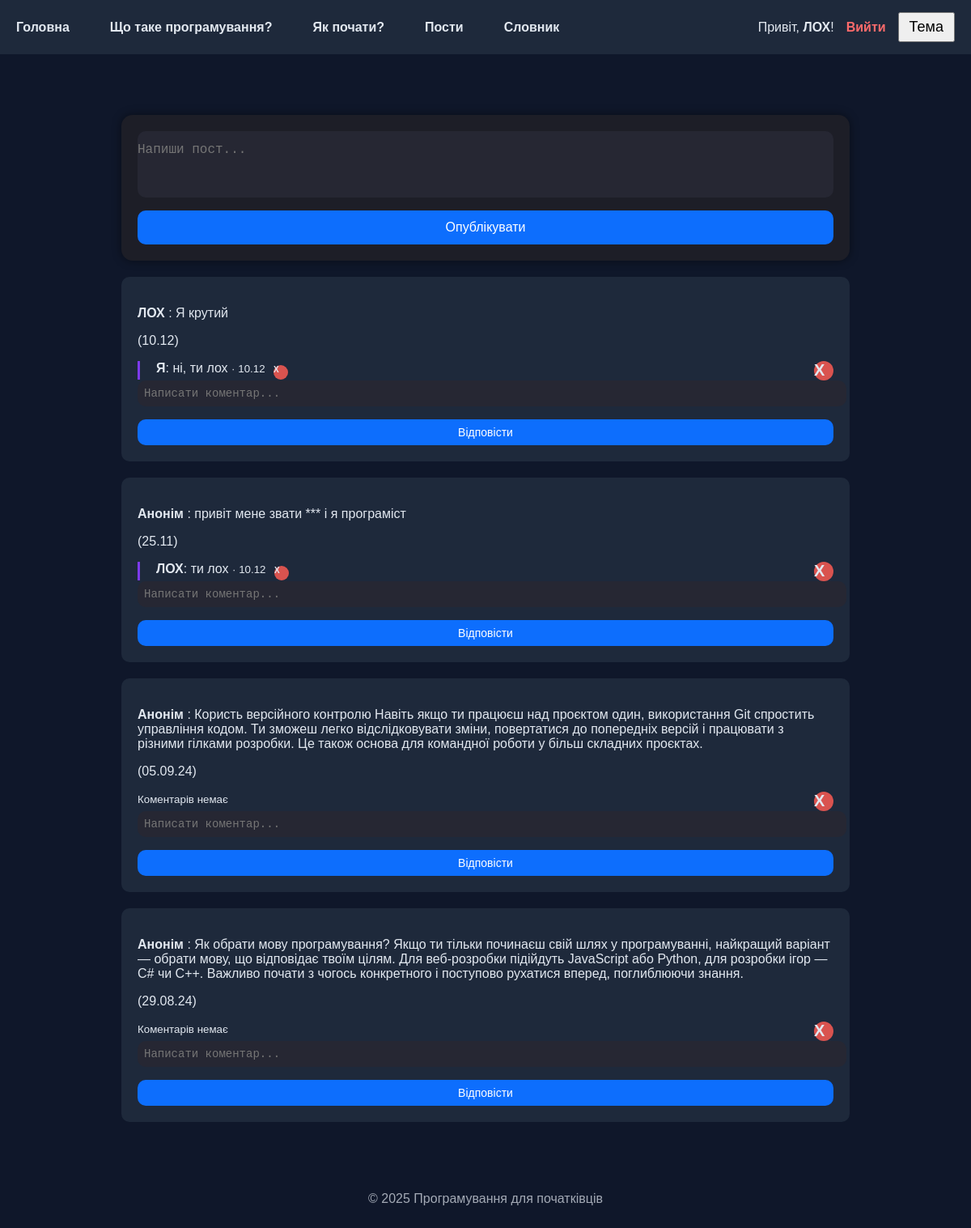
The page /category/1 (signed in) on the database its author committed.
### tables this page shows
CREATE TABLE users (
                id INTEGER PRIMARY KEY AUTOINCREMENT,
                username TEXT UNIQUE NOT NULL,
                password TEXT NOT NULL
            , is_admin INTEGER DEFAULT 0);

CREATE TABLE post(
	post_id INTEGER PRIMARY KEY AUTOINCREMENT,
	category_id INTEGER,
	text TEXT,
	datetime TEXT NOT NULL DEFAULT CURRENT_TIMESTAMP, user_id INTEGER REFERENCES users(id),
	
	FOREIGN KEY (category_id) REFERENCES category(category_id)
);

CREATE TABLE comment (
                id INTEGER PRIMARY KEY AUTOINCREMENT,
                post_id INTEGER NOT NULL,
                user_id INTEGER NOT NULL,
                text TEXT NOT NULL,
                date TIMESTAMP DEFAULT CURRENT_TIMESTAMP,
                FOREIGN KEY (post_id) REFERENCES post(post_id) ON DELETE CASCADE,
                FOREIGN KEY (user_id) REFERENCES users(id)
            );

### project/app.py (the view)
@app.route("/category/<int:id>", methods=["GET", "POST"])
@login_required
def category_detail(id):
    if request.method == "POST":
        text = request.form.get("text", "").strip()
        if text:
            db.add_post(id, text, session["user_id"])
        return redirect(f"/category/{id}")
    posts = db.get_posts_by_category(id)
    return render_template(
        "posts_lists.html",
        post_list=_prepare_posts(posts),
        category_page=True,
        category_id=id,
        category=db.get_category(id)
    )

### project/app.py (called while the page is built)
@app.template_filter('smartdate')
def smartdate_filter(value):
    if not value:
        return ""
    try:
        dt = datetime.strptime(str(value).split('.')[0], "%Y-%m-%d %H:%M:%S")
    except:
        return str(value)[:10]
    now = datetime.now()
    post_date = dt.date()
    today = now.date()
    if post_date == today:
        return dt.strftime("%H:%M")
    if post_date.year == now.year:
        return dt.strftime("%d.%m")
    return dt.strftime("%d.%m.%y")

def login_required(f):
    @wraps(f)
    def decorated_function(*args, **kwargs):
        if not session.get("user_id"):
            flash("Спочатку увійдіть в систему", "warning")
            return redirect(url_for("login"))
        return f(*args, **kwargs)
    return decorated_function

def _prepare_posts(posts):
    result = []
    for p in posts:
        user = db.get_user_by_id(p["user_id"]) if p["user_id"] else None
        comments = db.get_comments(p["post_id"])
        result.append({
            "post": p,
            "author": user["username"] if user else "Анонім",
            "is_author": p["user_id"] == session["user_id"],
            "is_admin": session.get("is_admin", False),
            "comments": comments
        })
    return result

### project/db.py (called while the page is built)
def _get_connection():
    conn = sqlite3.connect(DB_PATH)
    conn.row_factory = sqlite3.Row  # за бажанням: доступ по іменах полів
    return conn

def get_posts_by_category(category_id):
    with _get_connection() as conn:
        cur = conn.cursor()
        cur.execute("SELECT * FROM post WHERE category_id = ? ORDER BY datetime DESC", (category_id,))
        return cur.fetchall()

def get_category(category_id):
    with _get_connection() as conn:
        cur = conn.cursor()
        cur.execute("SELECT * FROM category WHERE category_id = ?", (category_id,))
        return cur.fetchone()

def get_comments(post_id):
    with _get_connection() as conn:
        cur = conn.cursor()
        cur.execute("""
            SELECT c.*, u.username
            FROM comment c
            JOIN users u ON c.user_id = u.id
            WHERE post_id = ?
            ORDER BY date
        """, (post_id,))
        return cur.fetchall()

def get_user_by_id(user_id):
    with _get_connection() as conn:
        cur = conn.cursor()
        cur.execute("SELECT username, is_admin FROM users WHERE id = ?", (user_id,))
        return cur.fetchone()

### project/templates/posts_lists.html (shortened to what this page needs)
{% extends "base.html" %}
{% block content %}
<div class="post-input">
    <form method="post">
        <textarea class="post-area" name="text" placeholder="Напиши пост..." rows="3"></textarea>
        <button type="submit" class="btn-post">Опублікувати</button>
    </form>
</div>
{% for item in post_list %}
    <div class="card card-list mb-4">
        <div class="card-body">
            <p><strong>{{ item.author }}</strong> : {{ item.post.text }}</p>
            <p class="text-muted small">({{ item.post.datetime|smartdate }})</p>
            <small class="text-muted">
                {% if item.is_author or item.is_admin %}
                    <a href="/post/delete/{{ item.post.post_id }}"
                       class="delete-btn"
                       onclick="return confirm('Видалити пост?')"
                       style="float:right">X</a>
                {% endif %}
            </small>
            <div class="comments mt-3">
                {% if item.comments %}
                    {% for c in item.comments %}
                        <div class="comment mb-2" style="padding-left: 20px; border-left: 3px solid var(--accent);">
                            <strong>{{ c.username }}</strong>: {{ c.text }}
                            <small class="text-muted">· {{ c.date|smartdate }}</small>
                            {% if c.user_id == session.user_id or session.is_admin %}
                                <a href="/comment/delete/{{ c.id }}"
                                   class="delete-btn"
                                   style="font-size:10px;width:18px;height:18px;display:inline-block">X</a>
                            {% endif %}
                        </div>
                    {% endfor %}
                {% else %}
                    <small class="text-muted">Коментарів немає</small>
                {% endif %}
                <form method="post" action="/comment/add" class="mt-3">
                    <textarea name="text" placeholder="Написати коментар..." rows="1" class="post-area"
                              style="font-size:14px;padding:8px;"></textarea>
                    <button type="submit" class="btn-post" style="font-size:14px;padding:8px 12px;">Відповісти</button>
                </form>
            </div>
        </div>
    </div>
{% endfor %}
{% endblock %}

### project/templates/base.html (shortened to what this page needs)
<!DOCTYPE html>
<html lang="uk" data-theme="dark">
<head>
    <link rel="stylesheet" href="{{ url_for('static', filename='style.css') }}">
</head>
<body>
<nav class="navbar">
    <a href="/">Головна</a>
    <a href="/about">Що таке програмування?</a>
    <a href="/learn">Як почати?</a>
    <a href="/categories_posts">Пости</a>
    <a href="/slovnyk">Словник</a>
    <div style="margin-left: auto; display: flex; align-items: center; gap: 15px;">
        {% if session.username %}
            <span>Привіт, <strong>{{ session.username }}</strong>!</span>
            <a href="{{ url_for('logout') }}" style="color: #ff6b6b;">Вийти</a>
        {% else %}
            <a href="{{ url_for('login') }}">Увійти</a>
            <a href="{{ url_for('register') }}">Реєстрація</a>
        {% endif %}
        <button id="themeToggle">Тема</button>
    </div>
</nav>
<div class="content">
    {% block content %}{% endblock %}
</div>
<footer>
    <p>© {{ 2025 }} Програмування для початківців</p>
</footer>
</body>
</html>

### project/static/style.css (style rules this page uses)
:root { --bg: #0f172a; --text: #e2e8f0; --card: #1e293b; --accent: #7c3aed; --a:#262733; --b:#1d1e27; }
body { margin: 0; background: var(--bg); color: var(--text); font-family: Arial, sans-serif; }
.navbar { padding: 15px 20px; display: flex; gap: 50px; align-items: center; background: var(--card); }
.navbar a { color: var(--text); font-weight: bold; text-decoration: none; }
#themeToggle { margin-left: auto; padding: 6px 12px; font-size: 18px; cursor: pointer; }
.content { max-width: 900px; margin: 30px auto; padding: 20px; }
.card { background: var(--card); padding: 20px; border-radius: 10px; margin-top: 20px; }
footer { text-align: center; padding: 20px; opacity: 0.7; }
.delete-btn { text-decoration: none; display: inline-flex; justify-content: center; align-items: center; width: 24px; height: 24px; background-color: #d9534f; color: white; border-radius: 50%; font-weight: bold; font-size: 14px; transition: 0.2s; margin-left: 6px; }
.card-list a { color: var(--text); text-decoration: none; font-size: 20px; display: inline-block; transition: transform 0.25s ease, color 0.25s ease; }
a { transition: transform 0.2s ease, color 0.2s ease; }
.post-input { background: var(--b); padding: 20px; border-radius: 14px; box-shadow: 0 0 12px rgba(0,0,0,0.45); margin-top: 25px; }
.post-area { width: 100%; background: var(--a); border: none; border-radius: 10px; padding: 14px 0px; color: white; font-size: 16px; resize: none; outline: none; transition: 0.2s; }
.btn-post { width: 100%; margin-top: 12px; padding: 12px; background: #0d6efd; border: none; border-radius: 10px; color: white; font-size: 16px; cursor: pointer; transition: 0.2s; }

### rows shown on the page
users: username "ЛОХ", author "ЛОХ", post.text "Я крутий", post.datetime|smartdate "10.12"
comment: username "Я", text "ні, ти лох", date|smartdate "10.12"
post: post.text "привіт мене звати *** і я програміст", post.datetime|smartdate "25.11"
comment: username "ЛОХ", text "ти лох", date|smartdate "10.12", {{ c.id }} 1 (drawn)
post: post.text "Користь версійного контролю Навіть якщо ти працюєш над проєктом один, використання Git спростить управління кодом. Ти зможеш легко відслідковувати зміни, повертатися до попередніх версій і працювати з різними гілками розробки. Це також основа для командної роботи у більш складних проєктах.", post.datetime|smartdate "05.09.24"
post: post.text "Як обрати мову програмування? Якщо ти тільки починаєш свій шлях у програмуванні, найкращий варіант — обрати мову, що відповідає твоїм цілям. Для веб-розробки підійдуть JavaScript або Python, для розробки ігор — C# чи C++. Важливо почати з чогось конкретного і поступово рухатися вперед, поглиблюючи знання.", post.datetime|smartdate "29.08.24"

### other values the page prints
{{ item.author }} "Анонім" "Анонім" "Анонім"
{{ 2025 }} "2025"
